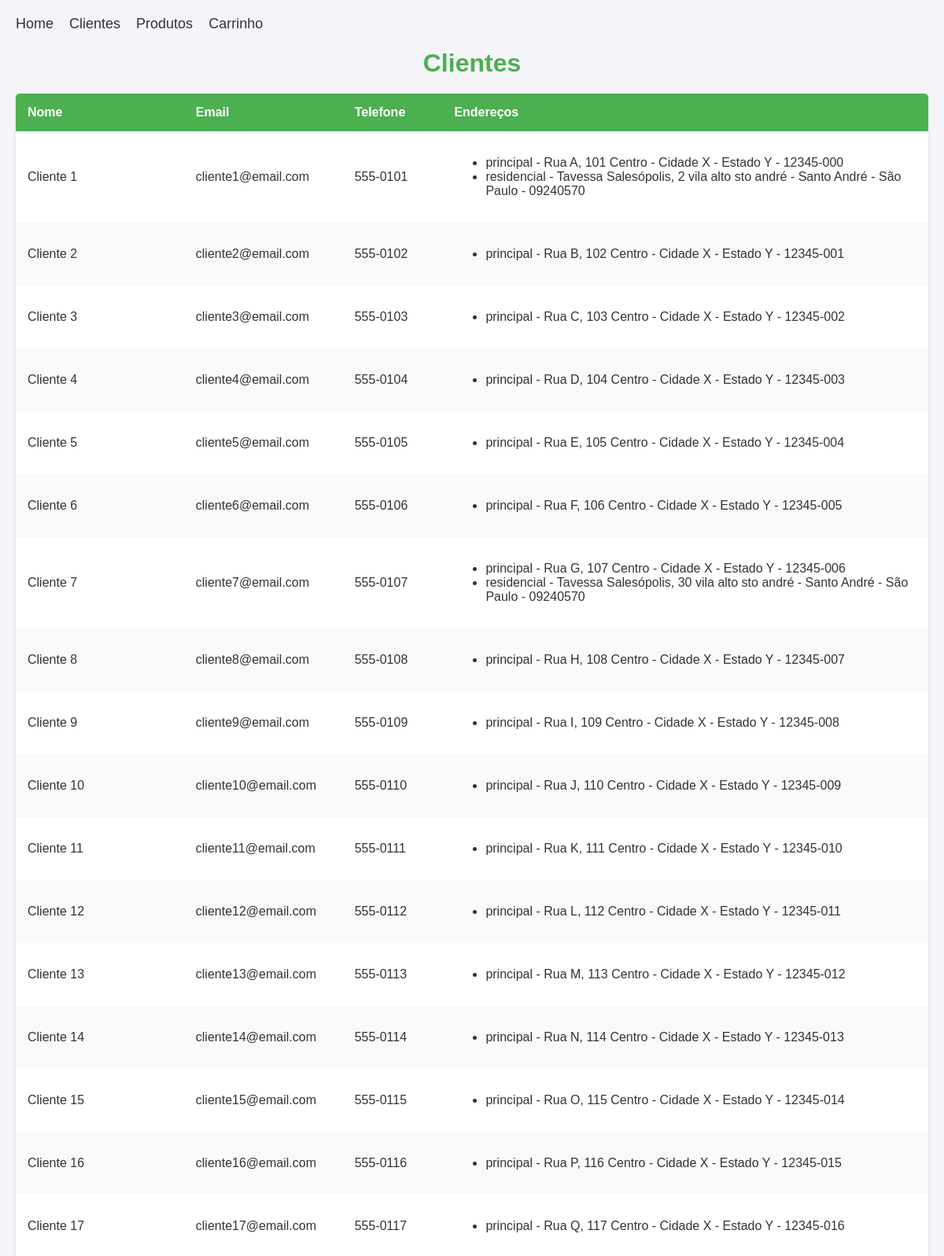
Screenshot of /clientes (upper part) with the database file from the repository.
### tables this page shows
CREATE TABLE clientes (
    id INTEGER PRIMARY KEY AUTOINCREMENT,
    nome TEXT NOT NULL,
    email TEXT UNIQUE NOT NULL,
    telefone TEXT,
    endereco_id INTEGER,
    FOREIGN KEY (endereco_id) REFERENCES "enderecos_backup" (id)
);

CREATE TABLE enderecos (
    id INTEGER PRIMARY KEY AUTOINCREMENT,
    cliente_id INTEGER,
    tipo TEXT,
    logradouro TEXT,
    numero INTEGER,
    complemento TEXT,
    bairro TEXT,
    cidade TEXT,
    estado TEXT,
    cep TEXT,
    FOREIGN KEY (cliente_id) REFERENCES clientes(id)
);

### app.py (the view)
@app.route('/clientes')
def clientes():
    conn = db_connection()
    conn.row_factory = sqlite3.Row  # Garante que as linhas retornadas são acessíveis por nome de coluna
    cursor = conn.cursor()
    cursor.execute("SELECT id, nome, email, telefone FROM clientes")
    clientes = [dict(row) for row in cursor.fetchall()]  # Converte cada linha em um dicionário
    for cliente in clientes:
        cliente_id = cliente['id']
        cliente['enderecos'] = []
        cursor.execute("""
            SELECT tipo, logradouro, numero, complemento, bairro, cidade, estado, cep
            FROM enderecos
            WHERE cliente_id = ?
        """, (cliente_id,))  # Certifique-se de passar o ID correto
        cliente['enderecos'] = [dict(row) for row in cursor.fetchall()]
    conn.close()
    return render_template('clientes.html', clientes=clientes)

### app.py (called while the page is built)
def db_connection():
    try:
        conn = sqlite3.connect(DB_PATH)
        conn.row_factory = sqlite3.Row
        return conn
    except sqlite3.Error as e:
        print(f"Erro ao conectar ao banco de dados: {e}")
        return None

### templates/clientes.html (shortened to what this page needs)
{% extends "base.html" %}
{% block content %}
<h1>Clientes</h1>
<table>
    <thead>
        <tr>
            <th>Nome</th>
            <th>Email</th>
            <th>Telefone</th>
            <th>Endereços</th>
        </tr>
    </thead>
    <tbody>
        {% for cliente in clientes %}
        <tr>
            <td>{{ cliente['nome'] }}</td>
            <td>{{ cliente['email'] }}</td>
            <td>{{ cliente['telefone'] }}</td>
            <td>
                <ul>
                    {% for endereco in cliente['enderecos'] %}
                    <li>
                        {{ endereco['tipo'] }} - {{ endereco['logradouro'] }}, {{ endereco['numero'] }}
                        {{ endereco['bairro'] }} - {{ endereco['cidade'] }} - {{ endereco['estado'] }}
                        - {{ endereco['cep'] }}
                    </li>
                    {% endfor %}
                </ul>
            </td>
        </tr>
        {% endfor %}
    </tbody>
</table>
{% endblock %}

### static/style.css (style rules this page uses)
body { font-family: Arial, sans-serif; background-color: #f4f4f9; margin: 0; padding: 20px; color: #333; }
h1 { color: #4CAF50; font-size: 2em; text-align: center; margin-bottom: 20px; }
table { width: 100%; border-collapse: collapse; margin: 20px 0; font-size: 1em; background-color: #ffffff; border-radius: 5px; overflow: hidden; box-shadow: 0 2px 4px rgba(0, 0, 0, 0.1); }
table th, table td { padding: 15px; text-align: left; }
table th { background-color: #4CAF50; color: #ffffff; font-weight: bold; }
table tr:nth-child(even) { background-color: #f9f9f9; }

### rows the page displays
clientes: nome "Cliente 1", email "cliente1@email.com", telefone "555-0101"
enderecos: tipo "principal", logradouro "Rua A", numero "101", bairro "Centro", cidade "Cidade X", estado "Estado Y", cep "12345-000"
enderecos: tipo "residencial", logradouro "Tavessa Salesópolis", numero "2", bairro "vila alto sto andré", cidade "Santo André", estado "São Paulo", cep "09240570"
clientes: nome "Cliente 2", email "cliente2@email.com", telefone "555-0102"
enderecos: tipo "principal", logradouro "Rua B", numero "102", bairro "Centro", cidade "Cidade X", estado "Estado Y", cep "12345-001"
clientes: nome "Cliente 3", email "cliente3@email.com", telefone "555-0103"
enderecos: tipo "principal", logradouro "Rua C", numero "103", bairro "Centro", cidade "Cidade X", estado "Estado Y", cep "12345-002"
clientes: nome "Cliente 4", email "cliente4@email.com", telefone "555-0104"
enderecos: tipo "principal", logradouro "Rua D", numero "104", bairro "Centro", cidade "Cidade X", estado "Estado Y", cep "12345-003"
clientes: nome "Cliente 5", email "cliente5@email.com", telefone "555-0105"
enderecos: tipo "principal", logradouro "Rua E", numero "105", bairro "Centro", cidade "Cidade X", estado "Estado Y", cep "12345-004"
clientes: nome "Cliente 6", email "cliente6@email.com", telefone "555-0106"
enderecos: tipo "principal", logradouro "Rua F", numero "106", bairro "Centro", cidade "Cidade X", estado "Estado Y", cep "12345-005"
clientes: nome "Cliente 7", email "cliente7@email.com", telefone "555-0107"
enderecos: tipo "principal", logradouro "Rua G", numero "107", bairro "Centro", cidade "Cidade X", estado "Estado Y", cep "12345-006"
enderecos: tipo "residencial", logradouro "Tavessa Salesópolis", numero "30", bairro "vila alto sto andré", cidade "Santo André", estado "São Paulo", cep "09240570"
clientes: nome "Cliente 8", email "cliente8@email.com", telefone "555-0108"
enderecos: tipo "principal", logradouro "Rua H", numero "108", bairro "Centro", cidade "Cidade X", estado "Estado Y", cep "12345-007"
clientes: nome "Cliente 9", email "cliente9@email.com", telefone "555-0109"
enderecos: tipo "principal", logradouro "Rua I", numero "109", bairro "Centro", cidade "Cidade X", estado "Estado Y", cep "12345-008"
clientes: nome "Cliente 10", email "cliente10@email.com", telefone "555-0110"
enderecos: tipo "principal", logradouro "Rua J", numero "110", bairro "Centro", cidade "Cidade X", estado "Estado Y", cep "12345-009"
clientes: nome "Cliente 11", email "cliente11@email.com", telefone "555-0111"
enderecos: tipo "principal", logradouro "Rua K", numero "111", bairro "Centro", cidade "Cidade X", estado "Estado Y", cep "12345-010"
clientes: nome "Cliente 12", email "cliente12@email.com", telefone "555-0112"
enderecos: tipo "principal", logradouro "Rua L", numero "112", bairro "Centro", cidade "Cidade X", estado "Estado Y", cep "12345-011"
clientes: nome "Cliente 13", email "cliente13@email.com", telefone "555-0113"
enderecos: tipo "principal", logradouro "Rua M", numero "113", bairro "Centro", cidade "Cidade X", estado "Estado Y", cep "12345-012"
clientes: nome "Cliente 14", email "cliente14@email.com", telefone "555-0114"
enderecos: tipo "principal", logradouro "Rua N", numero "114", bairro "Centro", cidade "Cidade X", estado "Estado Y", cep "12345-013"
clientes: nome "Cliente 15", email "cliente15@email.com", telefone "555-0115"
enderecos: tipo "principal", logradouro "Rua O", numero "115", bairro "Centro", cidade "Cidade X", estado "Estado Y", cep "12345-014"
clientes: nome "Cliente 16", email "cliente16@email.com", telefone "555-0116"
enderecos: tipo "principal", logradouro "Rua P", numero "116", bairro "Centro", cidade "Cidade X", estado "Estado Y", cep "12345-015"
clientes: nome "Cliente 17", email "cliente17@email.com", telefone "555-0117"
enderecos: tipo "principal", logradouro "Rua Q", numero "117", bairro "Centro", cidade "Cidade X", estado "Estado Y", cep "12345-016"
